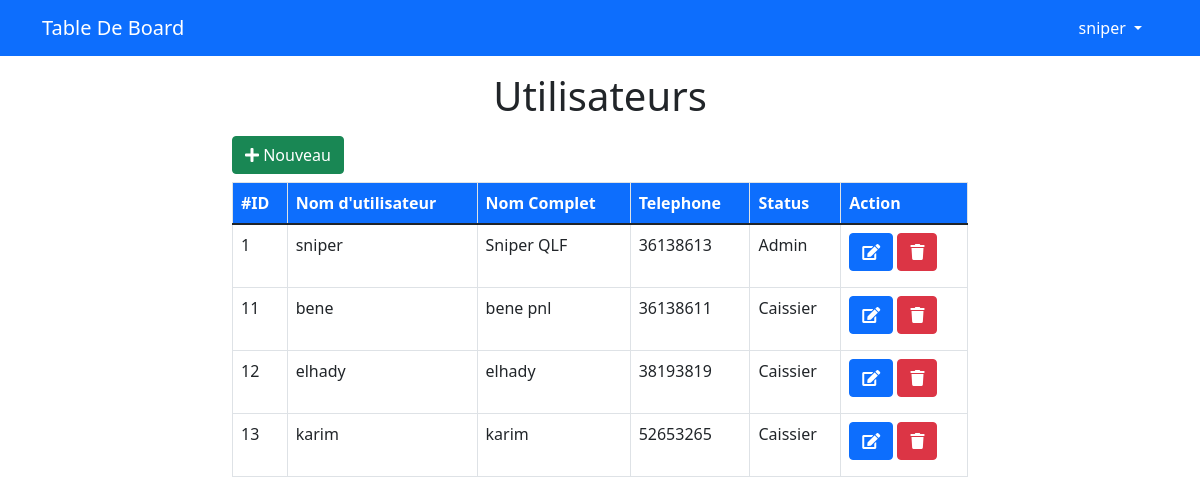
The page /admin/users.php (signed in) on the database its author committed.
### tables this page shows
CREATE TABLE `zzusers` (
  `uuid` int(11) NOT NULL,
  `uuUsername` varchar(255) NOT NULL,
  `uuPassword` varchar(255) NOT NULL,
  `uuFullName` varchar(255) NOT NULL,
  `uuCellphone` bigint(20) NOT NULL,
  `uuStatus` int(11) NOT NULL DEFAULT 0
);

### admin/MVC/models/database.class.php (called while the page is built)
<?php
class Database {
    private $host   = "localhost";
    private $dbname = "exchangemgt";
    private $user   = "root";
    private $pass   = "";
    protected function connect() {
        try {
            $conn = new PDO("mysql:host={$this->host};dbname={$this->dbname}",$this->user,$this->pass);
            return $conn;
        }catch (PDOException $e) {
            echo $e->getMessage();
        }
    }
}
?>

### admin/MVC/models/users.class.php (called while the page is built, shortened)
<?php
class Users extends Database {
    public function getUsers() {
        $stmt = $this->connect()->query("SELECT * FROM zzusers");
        $stmt->execute();
        return $stmt->fetchAll();
    }
}
?>

### admin/users.php (the view, shortened to what this page needs)
<?php
    if(isset($_SESSION['username'])):
        include "init.php";
        $do = isset($_GET['do']) ? htmlspecialchars($_GET['do']) :"Home";
        echo "<div class='container'>";
        $Users = new Users();
        if($do == "Home"){
            echo "<h1 class='text-center mt-3 mb-3'>Utilisateurs</h1>";
    ?>
    <div class="row">
        <div class="col-md-8 offset-md-2">
            <button type="button" class="btn btn-success mb-2" data-bs-toggle="modal" data-bs-target="#addModal">
                <i class='fas fa-plus'></i> Nouveau
            </button>
            <div class="table-responsive">
                <table class="table table-hover table-bordered">
                    <thead class="thead-primary">
                        <tr>
                            <th scope="col">#ID</th>
                            <th scope="col">Nom d'utilisateur</th>
                            <th scope="col">Nom Complet</th>
                            <th scope="col">Telephone</th>
                            <th scope="col">Status</th>
                            <th scope="col">Action</th>
                        </tr>
                    </thead>
                    <tbody>
                        <?php $users = $Users->getUsers(); foreach($users as $user):?>
                        <tr>
                            <td><?=$user['uuid'];?></td>
                            <td><?=$user['uuUsername'];?></td>
                            <td><?=$user['uuFullName'];?></td>
                            <td><?=$user['uuCellphone'];?></td>
                            <td><?=$user['uuStatus'] == 1 ? "Admin" : "Caissier";?></td>
                            <td>
                                <button type="button" class="btn btn-primary mb-2 btnEditUser" data-bs-toggle="modal" data-bs-target="#editModal">
                                    <i class='fas fa-edit'></i>
                                </button>
                                <button type="button" class="btn btn-danger mb-2 btnDeleteUser" data-del="<?=$user['uuid'];?>" data-bs-toggle="modal" data-bs-target="#deleteModal">
                                    <i class='fas fa-trash'></i>
                                </button>
                            </td>
                        </tr>
                        <?php endforeach; ?>
                    </tbody>
                </table>
            </div>
        </div>
    </div>
        <?php
        }
        echo "</div>";
        include $tpl . "footer.php";
    else:
        header("Location: ../index.php");
    endif;
?>

### admin/layout/css/main.css (style rules this page uses)
:root { --yellow: #f1c40f; --dark: #000; }
.thead-primary { background-color: #0d6efd; color: #FFF; }

### rows shown on the page
zzusers: uuid "1", uuUsername "sniper", uuFullName "Sniper QLF", uuCellphone "36138613", uuStatus "Admin"
zzusers: uuid "11", uuUsername "bene", uuFullName "bene pnl", uuCellphone "36138611", uuStatus "Caissier"
zzusers: uuid "12", uuUsername "elhady", uuFullName "elhady", uuCellphone "38193819", uuStatus "Caissier"
zzusers: uuid "13", uuUsername "karim", uuFullName "karim", uuCellphone "52653265", uuStatus "Caissier"

### other values the page prints
$_SESSION['username'] "sniper"
